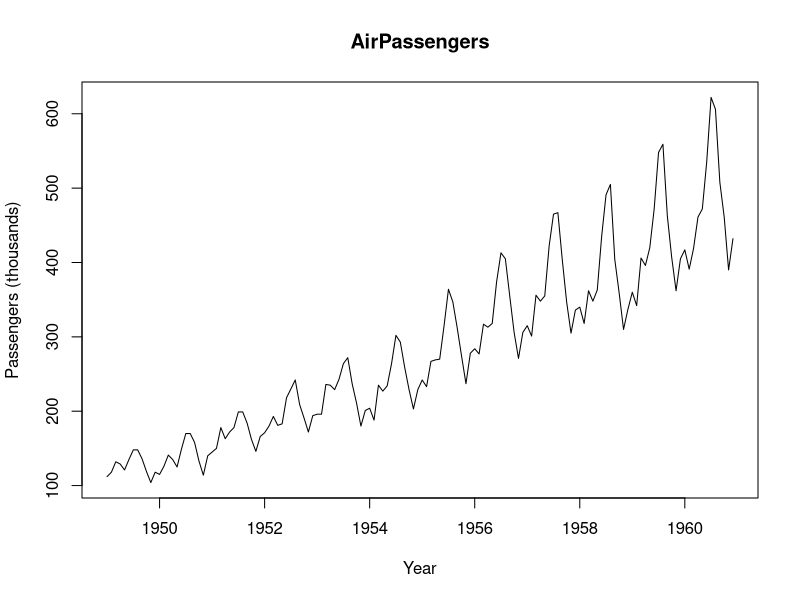
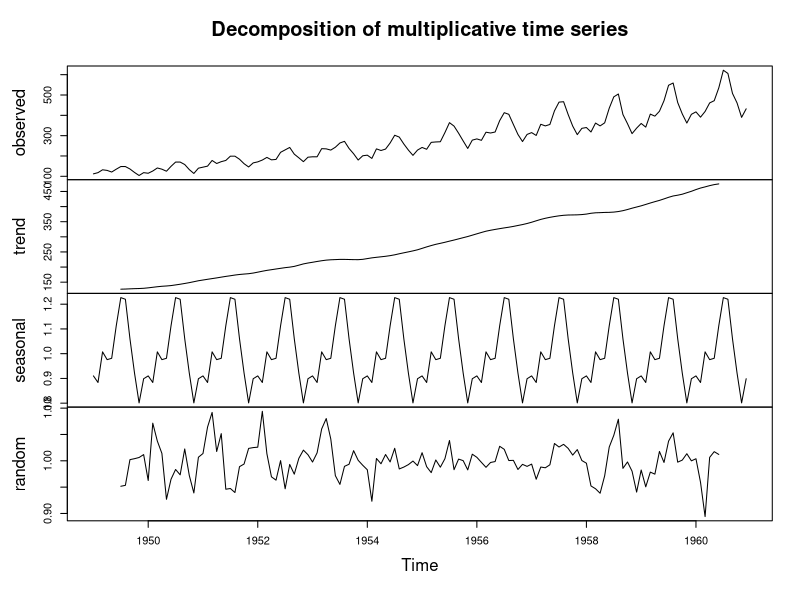
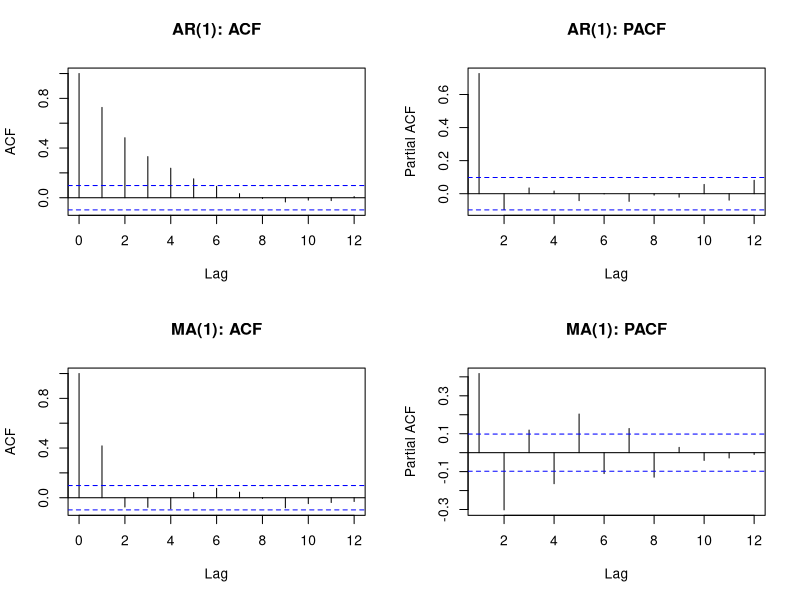
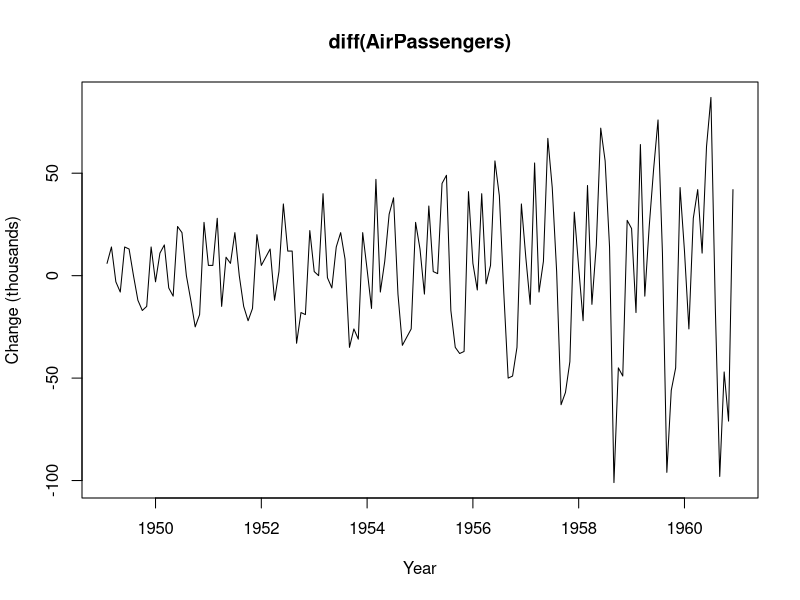
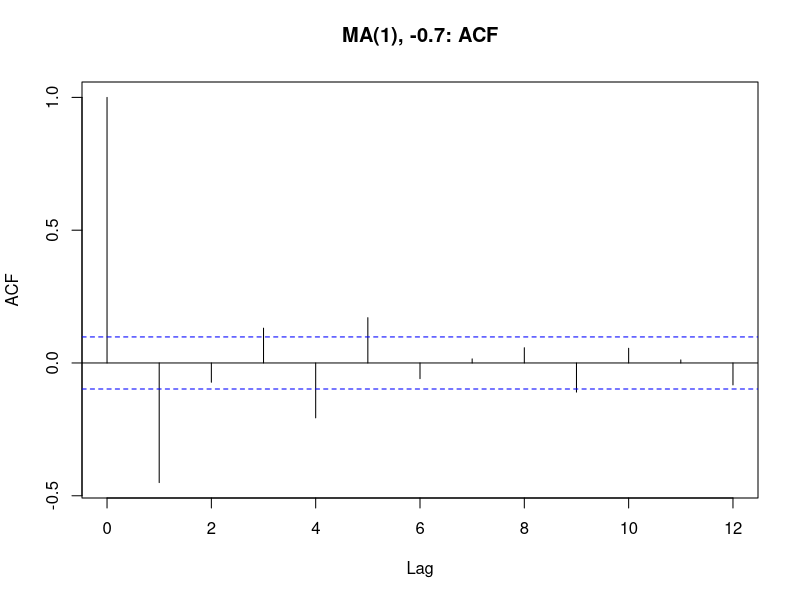

Reproduce these figures in R, in order.
# Lab 07 — 추세·계절성과 ACF/PACF 읽기 (약 30분)
# 이 파일만 위에서 아래로 실행하면 된다. 내장 자료와 재현 가능한 모의자료를 사용한다.

# 1. 목표 --------------------------------------------------------
# - 시계열 그림과 분해 결과에서 추세·계절성·불규칙 성분을 구분한다.
# - 정상 AR/MA 모의자료의 ACF/PACF를 읽고 절단 패턴의 범위를 설명한다.
# - AR, MA, ARMA를 구분하고 ARIMA에서 차분이 필요한 이유를 말한다.

# 2. 핵심 개념과 작은 예제 ----------------------------------------
# 시계열은 시간 순서가 있는 자료이다. 앞뒤 관측의 관계를 살펴본다.
# 추세(trend)는 장기적인 상승·하락, 계절성(seasonality)은 일정 주기의 반복이다.
# 불규칙 성분은 추세·계절성으로 설명되지 않는 나머지이다.
# AirPassengers는 1949~1960년의 월별 항공 승객 수(천 명 단위)이다.
cat("첫 1년의 월별 승객 수:\n")
print(head(AirPassengers, 12))
cat("한 해의 관측 수:\n")
print(frequency(AirPassengers))
# 1월 112는 112천 명을 뜻한다. frequency의 12는 월별 관측의 연간 주기이다.
# 첫 1년의 등락만으로 장기 추세를 판단하지 말고 전체 기간을 함께 본다.

# 3. 먼저 예상하기 -----------------------------------------------
# 전체 그림에서 연도가 지날수록 승객 수 수준과 계절 변동폭은 어떻게 변할까?
# 수준의 변화와 반복 등락을 구분해 예상한 뒤 아래 그림을 실행하세요.

# 4. 직접 실행 ----------------------------------------------------
# 실험 A: 원자료를 보고 추세와 계절성을 나누어 관찰한다.
plot(AirPassengers, main = "AirPassengers", xlab = "Year",
     ylab = "Passengers (thousands)")
# 연도가 지날수록 수준이 올라간다: 상승 추세이다.
# 매년 비슷한 시기의 봉우리와 골이 반복된다: 연간 계절성이다.
# 뒤로 갈수록 계절 변동의 절대 크기도 커진다.

# 수준이 높을수록 계절 변동폭이 커져 여기서는 곱셈형 분해를 사용한다.
# 곱셈형: observed = trend × seasonal × random.
# 이 자료는 모두 양수이다. seasonal과 random은 원래 승객 수가 아닌 비율이다.
components <- decompose(AirPassengers, type = "multiplicative")
plot(components)
# 그림의 이름을 원자료와 연결해 읽는다.
# - observed: 실제 월별 관측값. 추세와 계절성이 함께 나타난다.
# - trend: 계절 등락을 완화한 장기 수준. 전체적으로 상승한다.
# - seasonal: 매년 반복되는 월별 비율. 1보다 크면 추세보다 높은 계절 수준이다.
# - random: 추세·계절성을 나누고 남은 비율. 1 근처이면 두 성분으로 잘 설명된다.
# random이라는 이름만으로 이 성분의 독립성이나 정상성이 증명되지는 않는다.

cat("1~12월의 계절 비율:\n")
print(round(setNames(components$seasonal[1:12], paste0(1:12, "월")), 3))
# 1을 기준으로 어느 달이 높고 낮은지 읽는다. 승객 수 자체나 증가 인원이 아니다.
cat("처음 여덟 관측의 분해 성분:\n")
print(data.frame(observed = as.numeric(AirPassengers)[1:8],
                 trend = as.numeric(components$trend)[1:8],
                 seasonal = as.numeric(components$seasonal)[1:8],
                 random = as.numeric(components$random)[1:8]))
# 첫 여섯 trend와 random의 NA는 주변 시점이 부족해 추세를 추정하지 못한 결과이다.
# 원자료의 결측값이 아니다. 계산 가능한 행은 세 성분의 곱이 observed에 대응한다.

# 실험 B: ACF/PACF는 정상 모의자료로 관찰한다.
# 정상성(stationarity)은 평균·분산 같은 성질이 시간에 따라 바뀌지 않는 상태이다.
# AirPassengers는 추세와 변동폭 변화가 있어 원자료에 절단 규칙을 적용하지 않는다.
# ACF: 현재 값과 lag k(시차 k) 전 값의 상관을 보여 준다.
# PACF: 중간 시차의 영향을 제거하고 현재 값과 lag k 전 값의 관계를 보여 준다.
# AR(p): 앞선 p개 관측값의 영향을 포함하는 모형이다.
# MA(q): 현재와 앞선 q개 오차(충격)의 영향을 포함하는 모형이다.
# MA 모형은 관측값 몇 개의 이동평균을 계산하는 연산과 다르다.

# 실행 전 예상: 현재 값이 직전 값에 양의 영향을 받는 AR(1)의 lag 1 상관은 어떤 부호일까?
# AR(1)은 직전 관측값의 영향을, MA(1)은 직전 오차의 영향을 포함한다.
# 두 모형에서 lag 1 뒤 대체로 0이 될 것은 ACF/PACF 중 어느 쪽일지 예상해 보세요.
# 예상이 어려우면 두 그림에서 어느 쪽이 빨리 0 주변으로 가는지 비교하세요.

# arima.sim()으로 정상 순수 AR(1), MA(1)을 각각 400개씩 생성한다.
# AR(1)의 계수 0.7은 정상 범위의 예이다. MA(1)의 오차 계수도 0.7로 둔다.
set.seed(707)
ar_series <- arima.sim(model = list(ar = 0.7), n = 400)
set.seed(708)
ma_series <- arima.sim(model = list(ma = 0.7), n = 400)

# 네 그림을 한 화면에서 비교한 뒤 원래 화면 배치로 돌려놓는다.
plot_settings <- par(mfrow = c(2, 2))
ar_acf <- acf(ar_series, lag.max = 12, main = "AR(1): ACF")
ar_pacf <- pacf(ar_series, lag.max = 12, main = "AR(1): PACF")
ma_acf <- acf(ma_series, lag.max = 12, main = "MA(1): ACF")
ma_pacf <- pacf(ma_series, lag.max = 12, main = "MA(1): PACF")
par(plot_settings)
# 가로축 lag는 시차, 세로축은 상관계수이다. ACF의 lag 0은 자기 자신과의 상관 1이다.
# AR(1): ACF는 점차 감소하고, PACF는 lag 1 뒤 대체로 0 주변이다.
# MA(1): ACF는 lag 1 뒤 대체로 0 주변이고, PACF는 점차 감소한다.
# PACF의 감소는 부호가 번갈아 바뀌면서 절댓값이 작아지는 모양일 수도 있다.

# 그림의 앞 여섯 시차를 숫자로도 확인한다.
# ACF는 lag 0부터, PACF는 lag 1부터 저장되어 꺼내는 위치가 다르다.
cat("시차별 표본 ACF/PACF:\n")
print(round(data.frame(lag = 1:6,
                       AR_ACF = as.numeric(ar_acf$acf)[2:7],
                       AR_PACF = as.numeric(ar_pacf$acf)[1:6],
                       MA_ACF = as.numeric(ma_acf$acf)[2:7],
                       MA_PACF = as.numeric(ma_pacf$acf)[1:6]), 3))
# 절단은 해당 시차 뒤의 상관이 이론적으로 0이라는 뜻이다.
# 표본에서는 정확한 0이 아니며, 일부 막대는 표본 오차로 점선 밖에 나올 수 있다.
# 파란 점선은 상관이 0이라는 가정 아래의 근사 기준이다. 막대 하나로 단정하지 않는다.

# 실험 C: ARIMA의 차분은 시간에 따른 수준 변화를 줄이는 역할을 한다.
# ARMA(p, q)는 AR과 MA를 결합해 정상 시계열을 설명한다.
# ARIMA(p, d, q)의 d는 차분 횟수이다. 차분한 계열에 ARMA를 적용한다.
# d = 0이면 차분하지 않은 ARMA와 같다. 여기서는 모형 적합까지 진행하지 않는다.
# 1차 차분은 '이번 값 - 직전 값'이다. 원래 수준 대신 시점 간 변화를 본다.
passenger_changes <- diff(AirPassengers)
cat("처음 여섯 월간 변화량:\n")
print(head(passenger_changes))
# 첫 값 6은 2월 118 - 1월 112로, 6천 명 증가를 뜻한다.
plot(passenger_changes, main = "diff(AirPassengers)", xlab = "Year",
     ylab = "Change (thousands)")
# 원자료와 비교해 장기 상승 수준은 완화되었지만 반복 등락과 변동폭 변화가 남는다.
# 차분 한 번으로 어떤 자료든 정상 시계열이 되는 것은 아니다.

# 5. 결과 해석 ----------------------------------------------------
# 분해: observed의 모양 → trend의 장기 변화 → seasonal의 반복 → random의 나머지.
# 정상 순수 AR(p): ACF는 점차 감소, PACF는 p 뒤 절단하는 교과서적 heuristic이다.
# 정상 순수 MA(q): ACF는 q 뒤 절단, PACF는 점차 감소하는 교과서적 heuristic이다.
# 이 규칙은 정상 순수 AR/MA의 이론적 패턴이며 유한 표본에서는 근사적으로 본다.
# ARMA 혼합 모형이나 비정상 원자료에 같은 절단 규칙을 일반화하지 않는다.
# 추세 관찰, 계절성 관찰, ACF/PACF의 시차 관계 해석은 서로 다른 읽기이다.

# 6. 하나 바꿔보기 ------------------------------------------------
# MA(1)의 오차 계수만 0.7에서 -0.7로 바꾼다. 길이는 400으로 유지한다.
# 같은 seed로 난수 조건도 맞춘다. 예상: lag 1 ACF의 부호는 어떻게 바뀔까?
# 계수 부호가 바뀌어도 'MA(1)의 ACF는 lag 1 뒤 절단'이라는 이론적 위치는 같은가?
set.seed(708)
ma_negative <- arima.sim(model = list(ma = -0.7), n = 400)
negative_acf <- acf(ma_negative, lag.max = 12, main = "MA(1), -0.7: ACF")
cat("오차 계수 부호를 바꾼 MA(1)의 lag 1 표본 상관:\n")
print(c(theta_positive = as.numeric(ma_acf$acf)[2],
        theta_negative = as.numeric(negative_acf$acf)[2]))
# lag 1 상관은 양수에서 음수로 바뀐다. 이후 막대는 대체로 0 주변이다.
# 절단 위치는 MA의 차수와 연결되고, 상관의 부호는 계수의 영향을 받는다.

# 7. 시험 체크 ----------------------------------------------------
# 1) 곱셈형 분해에서 trend, seasonal, random은 각각 무엇을 뜻하는가?
# 2) ACF와 PACF는 중간 시차의 영향을 처리하는 방식이 어떻게 다른가?
# 3) 정상 순수 AR(1)에서 lag 1 뒤 이론적으로 절단되는 것은 ACF인가, PACF인가?
# 4) 정상 순수 MA(1)의 ACF는 어느 시차 뒤 절단되는가? 표본에서도 정확히 0인가?
# 5) ARMA와 ARIMA의 차이는 무엇이며, 차분 한 번이면 정상성이 보장되는가?

# 정답 및 해설 ----------------------------------------------------
# 1) trend는 장기 수준, seasonal은 주기적인 계절 비율, random은 설명되지 않은 비율이다.
#    observed = trend × seasonal × random이다. 뒤의 두 성분은 승객 수가 아니다.
# 2) ACF는 시차별 상관, PACF는 중간 시차의 영향을 제거한 상관이다.
# 3) PACF이다. ACF는 점차 감소한다. 정상 순수 AR의 교과서적 규칙이다.
# 4) lag 1 뒤이다. 표본에서는 오차가 있어 정확히 0이 아니며 일부 막대가 튈 수 있다.
# 5) ARMA는 AR과 MA의 결합, ARIMA는 차분 횟수 d를 포함한다(d = 0이면 ARMA).
#    차분은 비정상성을 줄이는 역할이며 한 번의 차분이 정상성을 보장하지 않는다.
